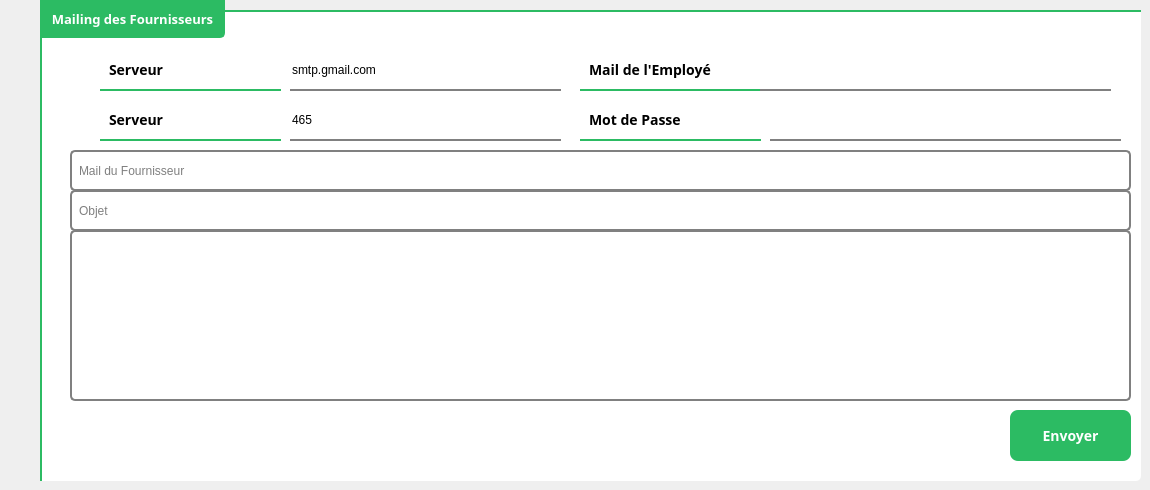
    <widget class="QWidget" name="tab_7">
     <attribute name="title">
      <string>Mailing</string>
     </attribute>
     <widget class="QGroupBox" name="groupBox_6">
      <property name="geometry">
       <rect>
        <x>40</x>
        <y>0</y>
        <width>1101</width>
        <height>481</height>
       </rect>
      </property>
      <property name="font">
       <font>
        <family>Poppins</family>
        <pointsize>10</pointsize>
        <weight>75</weight>
        <bold>true</bold>
       </font>
      </property>
      <property name="styleSheet">
       <string notr="true">QGroupBox {
  border: none;
  margin-top: 10px;
  border-left: 2px solid #2CBB63; /* Green left border */
  border-top: 2px solid #2CBB63; /* Green top border */
  border-bottom-right-radius: 5px; /* Rounded bottom-right corner */
background-color:white;
}

QGroupBox::title {
  subcontrol-origin: margin;
  subcontrol-position: top left;
  padding: 8px;
  color: white;
  font-size: 20px; /* Increased font size */
  font-weight: bold;
  min-width: 120px;
  qproperty-drawBase: 0;
  background-color: #2CBB63;
  border-bottom: 2px solid #2CBB63; /* Green bottom border */
  border-top: 2px solid #2CBB63; /* Green top border */
  border-left: 2px solid #2CBB63; /* Green left border */
  border-right: 2px solid #2CBB63; /* Green right border */
  border-bottom-right-radius: 5px; /* Rounded bottom-right corner */
}</string>
      </property>
      <property name="title">
       <string>Mailing des Fournisseurs</string>
      </property>
      <widget class="QPushButton" name="sendBtn">
       <property name="geometry">
        <rect>
         <x>970</x>
         <y>410</y>
         <width>121</width>
         <height>51</height>
        </rect>
       </property>
       <property name="font">
        <font>
         <family>Poppins</family>
         <pointsize>-1</pointsize>
         <weight>75</weight>
         <bold>true</bold>
        </font>
       </property>
       <property name="styleSheet">
        <string notr="true">QPushButton {
  border: none;
  border-radius: 8px;
  padding: 10px 20px;
  background-color: #2CBB63; /* Green color */
  color: white;
  font-size: 14px;
  font-weight: bold;
  text-transform: uppercase;
  transition: background-color 0.3s ease;
}

QPushButton:hover {
  background-color: #7AE59A; /* Lighter green color on hover */
}

QPushButton:pressed {
  background-color: #A2EFB6; /* Lighter green color when pressed */
  border: 5px solid #2CBB63; /* Green contour */
}

QPushButton:focus {
  outline: none;
  box-shadow: 0 0 0 3px rgba(0, 102, 204, 0.4);
}</string>
       </property>
       <property name="text">
        <string>Envoyer</string>
       </property>
      </widget>
      <widget class="QLabel" name="label_Reference_6">
       <property name="geometry">
        <rect>
         <x>60</x>
         <y>50</y>
         <width>181</width>
         <height>41</height>
        </rect>
       </property>
       <property name="font">
        <font>
         <family>Poppins</family>
         <pointsize>-1</pointsize>
         <weight>75</weight>
         <bold>true</bold>
        </font>
       </property>
       <property name="styleSheet">
        <string notr="true">QLabel {
  padding: 5px;
  border-bottom: 2px solid #2CBB63; /* Grey underline */
  background-color: white; /* White background */
  color: black; /* Black text color */
  font-weight: bold; /* Bolder text */
  font-size:14px;
}

QLabel:hover {
  border-bottom-color: #2CBB63; /* Green underline color on hover */
  color: black; /* Dark green text color on hover */
}</string>
       </property>
       <property name="text">
        <string>Serveur</string>
       </property>
      </widget>
      <widget class="QLabel" name="label_Reference_8">
       <property name="geometry">
        <rect>
         <x>60</x>
         <y>100</y>
         <width>181</width>
         <height>41</height>
        </rect>
       </property>
       <property name="font">
        <font>
         <family>Poppins</family>
         <pointsize>-1</pointsize>
         <weight>75</weight>
         <bold>true</bold>
        </font>
       </property>
       <property name="styleSheet">
        <string notr="true">QLabel {
  padding: 5px;
  border-bottom: 2px solid #2CBB63; /* Grey underline */
  background-color: white; /* White background */
  color: black; /* Black text color */
  font-weight: bold; /* Bolder text */
  font-size:14px;
}

QLabel:hover {
  border-bottom-color: #2CBB63; /* Green underline color on hover */
  color: black; /* Dark green text color on hover */
}</string>
       </property>
       <property name="text">
        <string>Serveur</string>
       </property>
      </widget>
      <widget class="QLabel" name="label_Reference_9">
       <property name="geometry">
        <rect>
         <x>540</x>
         <y>50</y>
         <width>181</width>
         <height>41</height>
        </rect>
       </property>
       <property name="font">
        <font>
         <family>Poppins</family>
         <pointsize>-1</pointsize>
         <weight>75</weight>
         <bold>true</bold>
        </font>
       </property>
       <property name="styleSheet">
        <string notr="true">QLabel {
  padding: 5px;
  border-bottom: 2px solid #2CBB63; /* Grey underline */
  background-color: white; /* White background */
  color: black; /* Black text color */
  font-weight: bold; /* Bolder text */
  font-size:14px;
}

QLabel:hover {
  border-bottom-color: #2CBB63; /* Green underline color on hover */
  color: black; /* Dark green text color on hover */
}</string>
       </property>
       <property name="text">
        <string>Mail de l'Employé</string>
       </property>
      </widget>
      <widget class="QLabel" name="label_Reference_10">
       <property name="geometry">
        <rect>
         <x>540</x>
         <y>100</y>
         <width>181</width>
         <height>41</height>
        </rect>
       </property>
       <property name="font">
        <font>
         <family>Poppins</family>
         <pointsize>-1</pointsize>
         <weight>75</weight>
         <bold>true</bold>
        </font>
       </property>
       <property name="styleSheet">
        <string notr="true">QLabel {
  padding: 5px;
  border-bottom: 2px solid #2CBB63; /* Grey underline */
  background-color: white; /* White background */
  color: black; /* Black text color */
  font-weight: bold; /* Bolder text */
  font-size:14px;
}

QLabel:hover {
  border-bottom-color: #2CBB63; /* Green underline color on hover */
  color: black; /* Dark green text color on hover */
}</string>
       </property>
       <property name="text">
        <string>Mot de Passe</string>
       </property>
      </widget>
      <widget class="QLineEdit" name="lineEdit_Serveur">
       <property name="geometry">
        <rect>
         <x>250</x>
         <y>50</y>
         <width>271</width>
         <height>41</height>
        </rect>
       </property>
       <property name="styleSheet">
        <string notr="true">QLineEdit {
  padding: 0;
  border: none; /* No border */
  background-color: transparent; /* Transparent background */
  color: black; /* Black text color */
  border-bottom: 2px solid #808080; /* Grey underline */
}

QLineEdit:hover {
  border-bottom: 3px solid #2CBB63; /* Green underline on hover */
  font-weight: bold; /* Bolder text */
  padding-bottom: 2px; /* Increase bottom padding */
}</string>
       </property>
       <property name="text">
        <string>smtp.gmail.com</string>
       </property>
      </widget>
      <widget class="QLineEdit" name="lineEdit_port_serveur">
       <property name="geometry">
        <rect>
         <x>250</x>
         <y>100</y>
         <width>271</width>
         <height>41</height>
        </rect>
       </property>
       <property name="styleSheet">
        <string notr="true">QLineEdit {
  padding: 0;
  border: none; /* No border */
  background-color: transparent; /* Transparent background */
  color: black; /* Black text color */
  border-bottom: 2px solid #808080; /* Grey underline */
}

QLineEdit:hover {
  border-bottom: 3px solid #2CBB63; /* Green underline on hover */
  font-weight: bold; /* Bolder text */
  padding-bottom: 2px; /* Increase bottom padding */
}</string>
       </property>
       <property name="text">
        <string>465</string>
       </property>
      </widget>
      <widget class="QLineEdit" name="lineEdit_Employe">
       <property name="geometry">
        <rect>
         <x>720</x>
         <y>50</y>
         <width>351</width>
         <height>41</height>
        </rect>
       </property>
       <property name="styleSheet">
        <string notr="true">QLineEdit {
  padding: 0;
  border: none; /* No border */
  background-color: transparent; /* Transparent background */
  color: black; /* Black text color */
  border-bottom: 2px solid #808080; /* Grey underline */
}

QLineEdit:hover {
  border-bottom: 3px solid #2CBB63; /* Green underline on hover */
  font-weight: bold; /* Bolder text */
  padding-bottom: 2px; /* Increase bottom padding */
}</string>
       </property>
      </widget>
      <widget class="QLineEdit" name="lineEdit_MDP">
       <property name="geometry">
        <rect>
         <x>730</x>
         <y>100</y>
         <width>351</width>
         <height>41</height>
        </rect>
       </property>
       <property name="styleSheet">
        <string notr="true">QLineEdit {
  padding: 0;
  border: none; /* No border */
  background-color: transparent; /* Transparent background */
  color: black; /* Black text color */
  border-bottom: 2px solid #808080; /* Grey underline */
}

QLineEdit:hover {
  border-bottom: 3px solid #2CBB63; /* Green underline on hover */
  font-weight: bold; /* Bolder text */
  padding-bottom: 2px; /* Increase bottom padding */
}</string>
       </property>
      </widget>
      <widget class="QLineEdit" name="lineEdit_Fournisseur">
       <property name="geometry">
        <rect>
         <x>30</x>
         <y>150</y>
         <width>1061</width>
         <height>41</height>
        </rect>
       </property>
       <property name="styleSheet">
        <string notr="true">QLineEdit {
  padding: 5px;
  border: 2px solid #808080; /* Grey border */
  border-radius: 5px; /* Rounded corners */
  background-color: white; /* White background */
  color: black; /* Black text color */
}

QLineEdit:hover {
  border-color: #2CBB63; /* Green border color on hover */
}

QLineEdit:focus {
  border-color: #2CBB63; /* Green border color on focus */
  outline: none; /* Remove focus outline */
}</string>
       </property>
       <property name="text">
        <string/>
       </property>
       <property name="placeholderText">
        <string>Mail du Fournisseur</string>
       </property>
      </widget>
      <widget class="QLineEdit" name="lineEdit_ObjetMail">
       <property name="geometry">
        <rect>
         <x>30</x>
         <y>190</y>
         <width>1061</width>
         <height>41</height>
        </rect>
       </property>
       <property name="styleSheet">
        <string notr="true">QLineEdit {
  padding: 5px;
  border: 2px solid #808080; /* Grey border */
  border-radius: 5px; /* Rounded corners */
  background-color: white; /* White background */
  color: black; /* Black text color */
}

QLineEdit:hover {
  border-color: #2CBB63; /* Green border color on hover */
}

QLineEdit:focus {
  border-color: #2CBB63; /* Green border color on focus */
  outline: none; /* Remove focus outline */
}</string>
       </property>
       <property name="text">
        <string/>
       </property>
       <property name="placeholderText">
        <string>Objet</string>
       </property>
      </widget>
      <widget class="QPlainTextEdit" name="plainTextEdit">
       <property name="geometry">
        <rect>
         <x>30</x>
         <y>230</y>
         <width>1061</width>
         <height>171</height>
        </rect>
       </property>
       <property name="styleSheet">
        <string notr="true">QPlainTextEdit {
  padding: 5px;
  border: 2px solid #808080; /* Bordure grise */
  border-radius: 5px; /* Coins arrondis */
  background-color: white; /* Arrière-plan blanc */
  color: black; /* Couleur du texte noire */
}

QPlainTextEdit:hover {
  border-color: #2CBB63; /* Couleur de la bordure verte au survol */
}

QPlainTextEdit:focus {
  border-color: #2CBB63; /* Couleur de la bordure verte au focus */
  outline: none; /* Supprimer la mise en évidence lors du focus */
}</string>
       </property>
      </widget>
     </widget>
    </widget>
